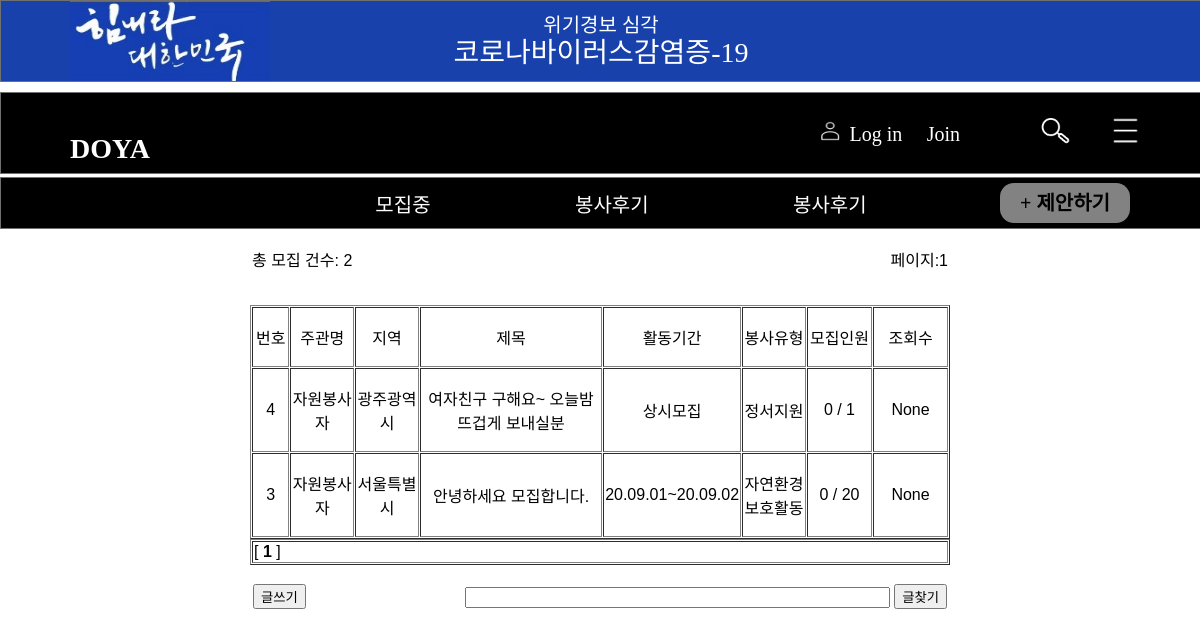
Page /post/ on the earlier database version.
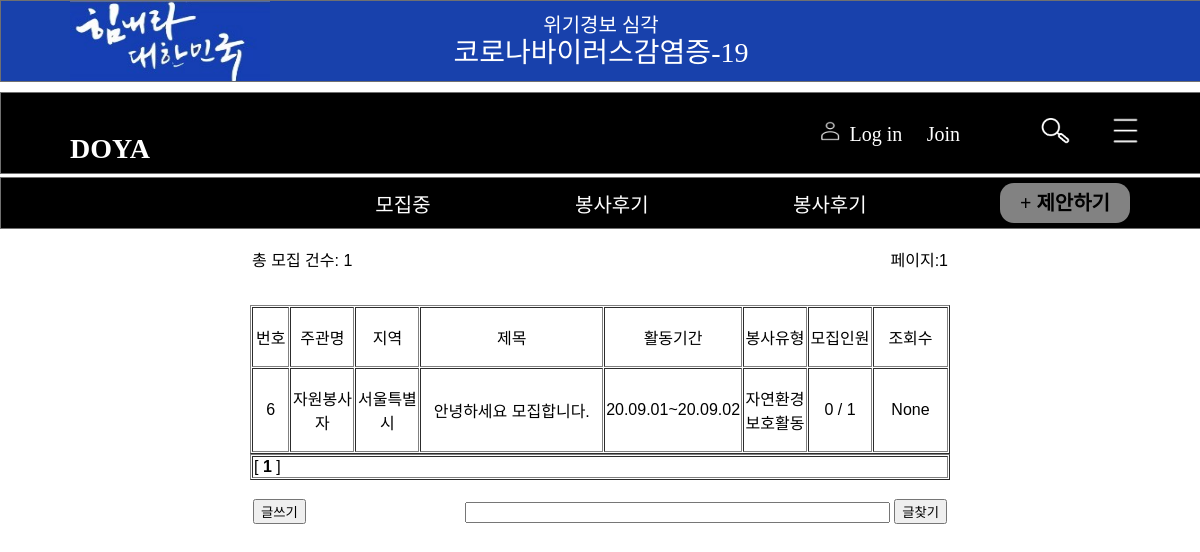
Same page on the later database version.
### firstapp/models.py (models this page shows)
class write_post(models.Model):
    title = models.CharField(max_length=50, blank=True)
    area = models.CharField(choices=area_lst, max_length=17, null=True, blank=True)
    term = models.CharField(max_length=100, blank=True)
    volunteer_type = models.CharField(choices=voluteer_type_lst, max_length=8, null=True, blank=True)
    how_many = models.IntegerField(null=True, blank=True)
    photo = models.ImageField(blank=True, null=True)
    memo1 = models.CharField(max_length=1000, blank=True)
    memo2 = models.CharField(max_length=1000, blank=True)
    memo3 = models.CharField(max_length=1000, blank=True)
    hits = models.IntegerField(null=True, blank=True)
    name = models.CharField(max_length=50, blank=True)
    email = models.CharField(max_length=50, blank=True)
    phone_num = models.CharField(max_length=30)
    affiliation = models.CharField(max_length=30, blank=True)

### firstapp/views.py (the view)
# urls.py: path('post/', views.post, name='post'),
def post(request):
    post_lst = write_post.objects.order_by('-id')[0:10]
    current_page = 1
    total_cnt = write_post.objects.all().count()
    helper = page_helper()
    total_page_lst = helper.getTotalPage_lst(total_cnt, row_per_page)
    context = {
        'post_lst' : post_lst,
        'total_cnt' : total_cnt,
        'current_page' : current_page,
        'total_page_lst' : total_page_lst
    }
    return render(request, 'post.html', context)

### firstapp/views.py (called while the page is built)
    def getTotalPage_lst(self, total_cnt, row_per_page):
        if ((total_cnt % row_per_page == 0)):
            self.total_pages = total_cnt // row_per_page
            print('get total page #1')
        else:
            self.total_pages = (total_cnt // row_per_page) + 1
            print('get total_page #2')
        self.total_page_lst = []
        for j in range(self.total_pages):
            self.total_page_lst.append(j + 1)
        return self.total_page_lst

### firstapp/templates/post.html (shortened to what the changed rows need)
<!DOCTYPE html>
{% load static %}
<html lang="en">
{% load static %}
<head>
    <link rel ="stylesheet" href="{% static 'post.css' %}">
</head>
<body>
    <contain class="lists">
        <div>
            <table cellspacing=1 width=700 border=0>
                <tr>
                    <td>총 모집 건수: {{ total_cnt }}</td>
                    <td><p align=right> 페이지:{{ current_page }}</td>
                </tr>
            </table>
            <table cellspacing=1 width=700 border=1>
                {% if post_lst %}
                    <ul>
                        {% for post in post_lst %}
                        <tr>
                        <td width=50><p align=center>{{ post.pk }}</p></td>
                        <td width=100><p align=center>{{ post.affiliation }}</p></td>
                        <td width=100><p align=center>{{ post.area }}</p></td>
                        <td width=320>
                            <p align=center>
                                <a href="/post/page/{{ post.pk }}" title="{{ post.title }}">{{ post.title }}
                            </p>
                        </td>
                        <td width=100><p align=center>{{ post.term }}</p></td>
                        <td width=100><p align=center> {{ post.volunteer_type }}</p></td>
                        <td width=100><p align=center> 0 / {{ post.how_many }}</p></td>
                        <td width=100><p align=center>{{ post.hits }}</p></td>
                        </tr>
                        {% endfor %}
                    </ul>
                {% else %}
                    <p>No Data.</p>
                {% endif %}
            </table>
            <table cellspacing=1 width=700 border=1 >
                <tr>
                    <td>
                    {% for page in total_page_lst %}
                    <a href="/post" >
                    [
                    {% ifequal page current_page %}
                        <b>
                    {% endifequal %}
                    {{page}}
                    {% ifequal page current_page  %}
                        </b>
                    {% endifequal %}
                    ]
                    {% endfor %}
                    </td>
                </tr>
            </table>
        </div>
    </contain>
</body>
</html>

Differences in the rows shown:
removed write_post: pk "4", affiliation "자원봉사자", area "광주광역시", title "여자친구 구해요~ 오늘밤 뜨겁게 보내실분", term "상시모집", volunteer_type "정서지원", how_many "1", hits "None"
removed write_post: pk "3", affiliation "자원봉사자", area "서울특별시", title "안녕하세요 모집합니다.", term "20.09.01~20.09.02", volunteer_type "자연환경보호활동", how_many "20", hits "None"
added write_post: pk "6", affiliation "자원봉사자", area "서울특별시", title "안녕하세요 모집합니다.", term "20.09.01~20.09.02", volunteer_type "자연환경보호활동", how_many "1", hits "None"
Other differences:
{{ total_cnt }}: "2" → "1"
